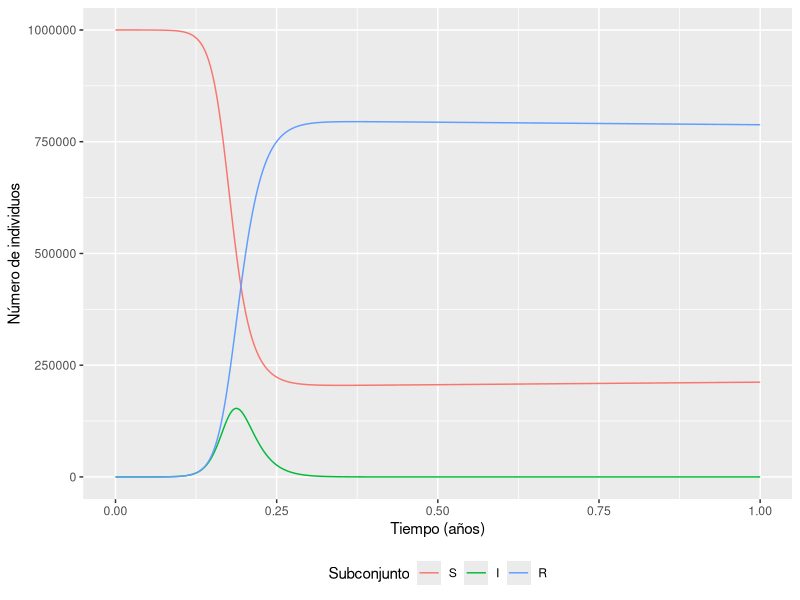
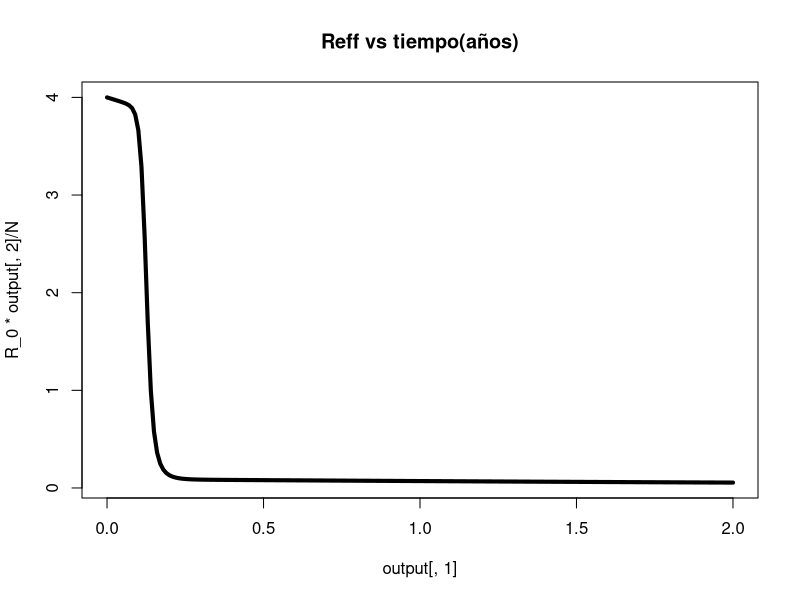
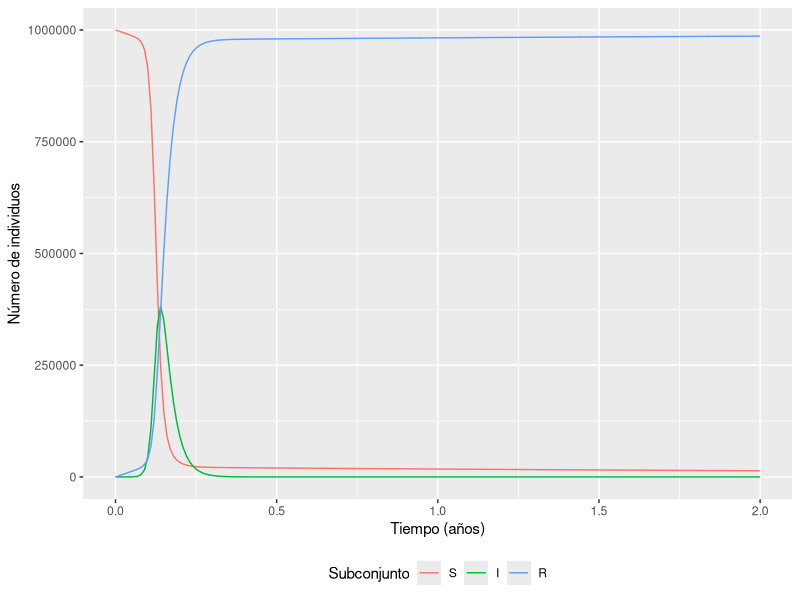
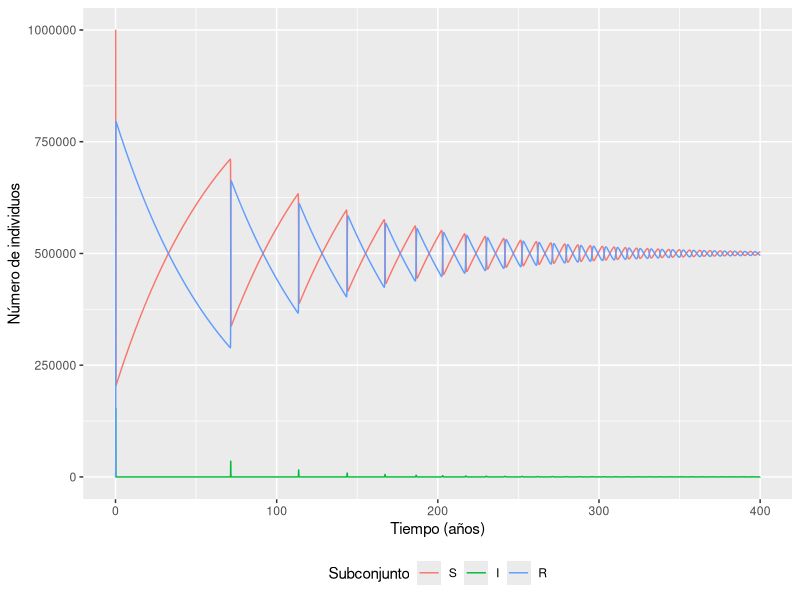
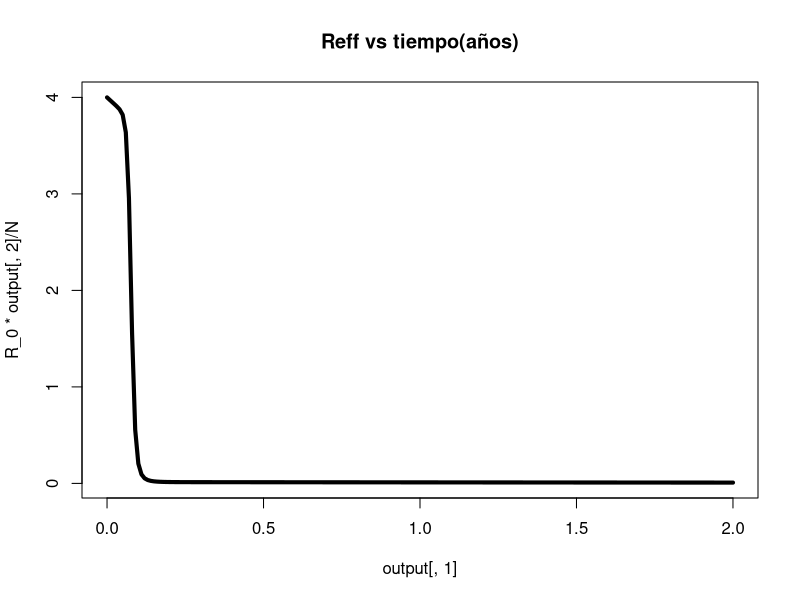
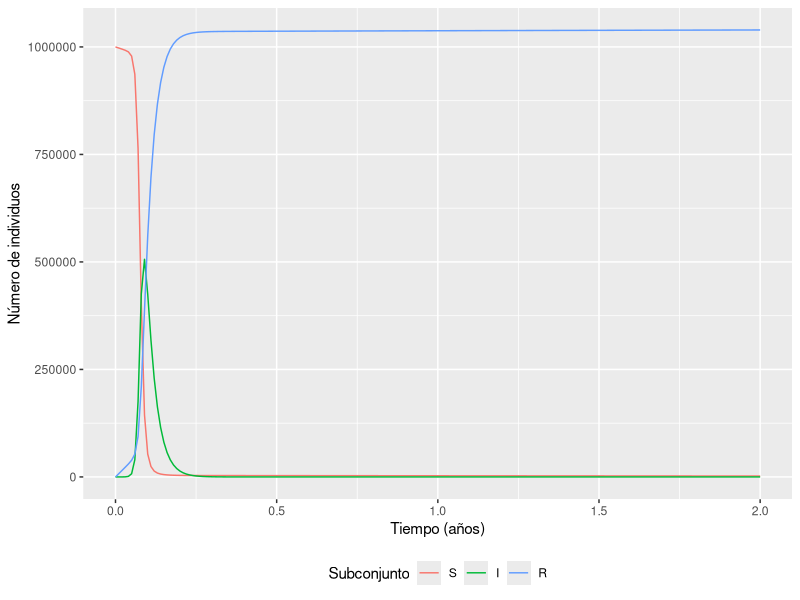

Here is the R script that generated these plots, in order:
## ---- chunk 1
knitr::opts_chunk$set(echo = TRUE)
## ---- chunk 2
# PACKAGES:
library(deSolve)
library(reshape2)
library(ggplot2)

mb=function(beta,gamma,t,v){
initial_state_values <- c(S = 999999,  # Número de susceptibles inicial
                                       # 
                          I = 1,       # Se inicia con una persona infectada
                          R = 0)       # 


#razones en unidades de días^-1
parameters <- c(beta,gamma)   # razón de recuperación

#valores de tiempo para resolver la ecuación, de 0 a 60 días
times <- seq(from = 0, to = t, by = 0.01)   

sir_model <- function(time, state, parameters) {  
    with(as.list(c(state, parameters)), {# R obtendrá los nombres de variables a
                                         # partir de inputs de estados y parametros
        N <- S+I+R 
        lambda <- beta * I/N
        dS <- -lambda * S-v*S            
        dI <- lambda * S - gamma * I   
        dR <- gamma * I+v*S                 
        return(list(c(dS, dI, dR))) 
    })
}

# poner la solución del sistema de ecuaciones en forma de un dataframe
output <- as.data.frame(ode(y = initial_state_values, 
                            times = times, 
                            func = sir_model,
                            parms = parameters))
return(output)
}
## ---- chunk 3
# PACKAGES:
library(deSolve)
library(reshape2)
library(ggplot2)

hh=function(beta,gamma,b,mu,t,v){
initial_state_values <- c(S = 999999,  # Número de susceptibles inicial
                                       # 
                          I = 1,       # Se inicia con una persona infectada
                          R = 0)       # 


#razones en unidades de días^-1
parameters <- c(beta,gamma,b,mu,v)   # razón de recuperación

#valores de tiempo para resolver la ecuación, de 0 a 60 días
times <- seq(from = 0, to = t, by = 0.001)   

sir_model <- function(time, state, parameters) {  
    with(as.list(c(state, parameters)), {# R obtendrá los nombres de variables a
                                         # partir de inputs de estados y parametros
        N <- S+I+R 
        lambda <- beta * I/N
        dS <- -lambda * S+b*N-mu*S-v*S           
        dI <- lambda * S - gamma * I-mu*I 
        dR <- gamma * I-mu*R+v*S         
        return(list(c(dS, dI, dR))) 
    })
}

# poner la solución del sistema de ecuaciones en forma de un dataframe
output <- as.data.frame(ode(y = initial_state_values, 
                            times = times, 
                            func = sir_model,
                            parms = parameters))
return(output)
}
## ---- chunk 4
output=hh(beta = 0.4*365,gamma = 0.2*365,b=1/70,mu=1/70,t=1,v=0)
output_long <- melt(as.data.frame(output), id = "time")
ggplot(data = output_long,
aes(x = time, y = value, colour = variable, group = variable)) +
geom_line() +
xlab("Tiempo (años)")+
ylab("Número de individuos") +
labs(colour = "Subconjunto") +
theme(legend.position = "bottom")
## ---- chunk 5
g=0.1
b=0.4
R_0 =b/g

output=mb(beta = b*365,gamma = g*365,t=2,v=1/4)
##Reff
N=output[,2]+output[,3]+output[,4]
plot(output[,1],R_0*output[,2]/N,main="Reff vs tiempo(años)",type="l",col="black",lwd="4")

output_long <- melt(as.data.frame(output), id = "time")
ggplot(data = output_long,
aes(x = time, y = value, colour = variable, group = variable)) +
geom_line() +
xlab("Tiempo (años)")+
ylab("Número de individuos") +
labs(colour = "Subconjunto") +
theme(legend.position = "bottom")
## ---- chunk 6
output=hh(beta = 0.4*365,gamma = 0.2*365,b=1/70,mu=1/70,t=400,v=0)
output_long <- melt(as.data.frame(output), id = "time")
ggplot(data = output_long,
aes(x = time, y = value, colour = variable, group = variable)) +
geom_line() +
xlab("Tiempo (años)")+
ylab("Número de individuos") +
labs(colour = "Subconjunto") +
theme(legend.position = "bottom")
## ---- chunk 7
# PACKAGES:
library(deSolve)
library(reshape2)
library(ggplot2)

m3=function(beta,gamma,t,v){
initial_state_values <- c(S = 999999,  # Número de susceptibles inicial
                                       # 
                          I = 1,       # Se inicia con una persona infectada
                          R = 0)       # 


#razones en unidades de días^-1
parameters <- c(beta,gamma)   # razón de recuperación

#valores de tiempo para resolver la ecuación, de 0 a t años
times <- seq(from = 0, to = t, by = 0.01)   

sir_model <- function(time, state, parameters) {  
    with(as.list(c(state, parameters)), {# R obtendrá los nombres de variables a
                                         # partir de inputs de estados y parametros
        N <- S+I+R 
        lambda <- beta * I/N
        dS <- -lambda * S-(1-v)*S            
        dI <- lambda * S - gamma * I   
        dR <- gamma * I+v*S                 
        return(list(c(dS, dI, dR))) 
    })
}

# poner la solución del sistema de ecuaciones en forma de un dataframe
output <- as.data.frame(ode(y = initial_state_values, 
                            times = times, 
                            func = sir_model,
                            parms = parameters))
return(output)
}
## ---- chunk 8
output=m3(beta = 0.6*365,gamma = 0.1*365,t=2,v=3/4)
###Reff
N=output[,2]+output[,3]+output[,4]
plot(output[,1],R_0*output[,2]/N,main="Reff vs tiempo(años)",type="l",col="black",lwd="4")

output_long <- melt(as.data.frame(output), id = "time")
ggplot(data = output_long,
aes(x = time, y = value, colour = variable, group = variable)) +
geom_line() +
xlab("Tiempo (años)")+
ylab("Número de individuos") +
labs(colour = "Subconjunto") +
theme(legend.position = "bottom")
